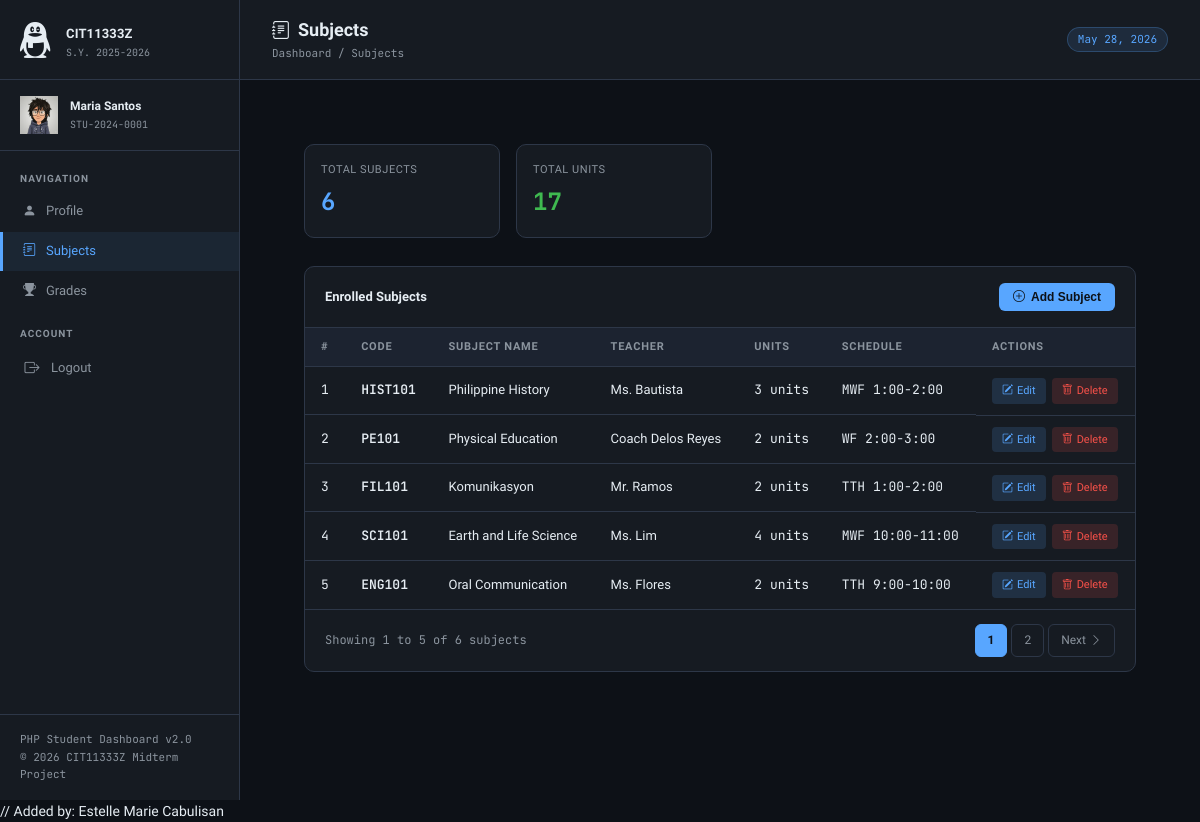
The app's page /admin/subjects.php (signed in) with its own data.
### tables this page shows
CREATE TABLE IF NOT EXISTS subjects (
    id       INT AUTO_INCREMENT PRIMARY KEY,
    user_id  INT NOT NULL,
    code     VARCHAR(20)  NOT NULL,
    name     VARCHAR(100) NOT NULL,
    teacher  VARCHAR(100),
    units    INT,
    schedule VARCHAR(50),
    FOREIGN KEY (user_id) REFERENCES users(id) ON DELETE CASCADE
);

### classes/BaseModel.php (called while the page is built, shortened)
<?php
class BaseModel {
    public function __construct($conn) {
        $this->conn = $conn;
        $this->db   = new QueryBuilder($conn);
    }
}

### classes/Subject.php (called while the page is built, shortened)
<?php
class Subject extends BaseModel {
    protected $table = 'subjects';
    public function getPaginated($userId, $limit = 10, $page = 1) {
        $offset = ($page - 1) * $limit;
        $records = $this->db
                        ->table($this->table)
                        ->select()
                        ->where('user_id', $userId)
                        ->orderBy('id', 'DESC')
                        ->get();
        return array_slice($records, $offset, $limit);
    }
    public function countByUser($userId) {
        $stmt = $this->conn->prepare("SELECT COUNT(*) as total FROM {$this->table} WHERE user_id = :user_id");
        $stmt->execute(['user_id' => $userId]);
        $result = $stmt->fetch(PDO::FETCH_ASSOC);
        return (int) $result['total'];
    }
    public function countTotalUnits($userId) {
        $stmt = $this->conn->prepare("SELECT COALESCE(SUM(units), 0) as total FROM {$this->table} WHERE user_id = :user_id");
        $stmt->execute(['user_id' => $userId]);
        $result = $stmt->fetch(PDO::FETCH_ASSOC);
        return (int) $result['total'];
    }
}

### classes/QueryBuilder.php (called while the page is built, shortened)
<?php
class QueryBuilder {
    private $conn;
    private $table;
    private $sql    = "";
    private $params = [];
    public function __construct($conn) {
        $this->conn = $conn;
    }
    public function table($table) {
        $this->table  = $table;
        $this->sql    = "";
        $this->params = [];
        return $this;
    }
    public function select($columns = "*") {
        $this->sql = "SELECT $columns FROM {$this->table}";
        return $this;
    }
    public function where($column, $value) {
        if (strpos($this->sql, 'WHERE') === false) {
            $this->sql .= " WHERE $column = :$column";
        } else {
            $this->sql .= " AND $column = :$column";
        }
        $this->params[":$column"] = $value;
        return $this;
    }
    public function orderBy($column, $direction = 'ASC') {
        $this->sql .= " ORDER BY $column $direction";
        return $this;
    }
    public function get() {
        $stmt = $this->conn->prepare($this->sql);
        $stmt->execute($this->params);
        return $stmt->fetchAll(PDO::FETCH_ASSOC);
    }
}

### admin/subjects.php (the view, shortened to what this page needs)
<?php
require '../config.php';
$userId = $_SESSION['user']['id'];
$subjectModel = new Subject($conn);
$perPage = 5;
$page = isset($_GET['page']) ? (int) $_GET['page'] : 1;
$totalSubjects = $subjectModel->countByUser($userId);
$totalUnits = $subjectModel->countTotalUnits($userId);
$subjects = $subjectModel->getPaginated($userId, $perPage, $page);
$totalPages = ceil($totalSubjects / $perPage);
$page_icon   = '<i class="bi bi-journal-text"></i>';
include 'header.php';
?>
<main class="content">
    <div class="stats-row">
        <div class="stat-card">
            <div class="stat-label">Total Subjects</div>
            <div class="stat-value blue"><?= $totalSubjects ?></div>
        </div>
        <div class="stat-card">
            <div class="stat-label">Total Units</div>
            <div class="stat-value green"><?= $totalUnits ?></div>
        </div>
    </div>
    <div class="table-card">
        <div class="table-card-header">
            <div class="table-card-title">Enrolled Subjects</div>
            <button class="btn-add" onclick="openAddModal()">
                <i class="bi bi-plus-circle"></i> Add Subject
            </button>
        </div>
        <table class="data-table">
            <thead>
                <tr>
                    <th>#</th>
                    <th>Code</th>
                    <th>Subject Name</th>
                    <th>Teacher</th>
                    <th>Units</th>
                    <th>Schedule</th>
                    <th>Actions</th>
                </tr>
            </thead>
            <tbody>
                <?php
                $counter = ($page - 1) * $perPage + 1;
                foreach ($subjects as $subject):
                ?>
                <tr>
                    <td class="id-cell"><?= $counter++ ?></td>
                    <td class="code-cell"><?= htmlspecialchars($subject['code']) ?></td>
                    <td><?= htmlspecialchars($subject['name']) ?></td>
                    <td><?= htmlspecialchars($subject['teacher']) ?></td>
                    <td class="id-cell"><?= $subject['units'] ?> units</td>
                    <td class="schedule-tag"><?= htmlspecialchars($subject['schedule']) ?></td>
                    <td class="actions-cell">
                        <a href="?edit=<?= $subject['id'] ?>" class="btn-action btn-edit-action" onclick="openEditModal(<?= htmlspecialchars(json_encode($subject)) ?>); return false;">
                            <i class="bi bi-pencil-square"></i> Edit
                        </a>
                        <a href="#" class="btn-action btn-delete-action" onclick="openDeleteModal(<?= $subject['id'] ?>, '<?= htmlspecialchars($subject['code'] . ': ' . $subject['name']) ?>'); return false;">
                            <i class="bi bi-trash"></i> Delete
                        </a>
                    </td>
                </tr>
                <?php endforeach; ?>
            </tbody>
        </table>
        <?php if ($totalPages > 1): ?>
        <div class="pagination">
            <div class="pagination-info">
                Showing <?= max(1, ($page - 1) * $perPage + 1) ?> to <?= min($page * $perPage, $totalSubjects) ?> of <?= $totalSubjects ?> subjects
            </div>
            <div class="pagination-controls">
                <?php for ($i = 1; $i <= $totalPages; $i++): ?>
                    <a href="?page=<?= $i ?>" class="pagination-btn <?= $i === $page ? 'active' : '' ?>">
                        <?= $i ?>
                    </a>
                <?php endfor; ?>
                <?php if ($page < $totalPages): ?>
                    <a href="?page=<?= $page + 1 ?>" class="pagination-btn">
                        Next <i class="bi bi-chevron-right"></i>
                    </a>
                <?php endif; ?>
            </div>
        </div>
        <?php endif; ?>
    </div>
</main>
<?php include 'footer.php'; ?>

### src/style/global.css (style rules this page uses)
*, *::before, *::after { box-sizing: border-box; margin: 0; padding: 0; }
:root { --bg: #0d1117; --surface: #161b22; --surface2: #1c2330; --border: #2d3748; --accent: #58a6ff; --accent2: #3fb950; --accent3: #d29922; --accent4: #f85149; --text: #e6edf3; --text-muted:#8b949e; --sidebar-w: 240px; --font: 'Sora', sans-serif; --mono: 'JetBrains Mono', monospace; }

### src/style/admin-styles.css (style rules this page uses)
html, body { height: 100%; font-family: var(--font); background: var(--bg); color: var(--text); font-size: 14px; line-height: 1.6; }
.content { padding: 32px; flex: 1; }
.stats-row { display: grid; grid-template-columns: repeat(auto-fill, minmax(160px, 1fr)); gap: 16px; margin-bottom: 28px; }
.stat-card { background: var(--surface); border: 1px solid var(--border); border-radius: 10px; padding: 16px; display: flex; flex-direction: column; gap: 4px; }
.stat-label { font-size: 11px; color: var(--text-muted); text-transform: uppercase; letter-spacing: 0.05em; }
.stat-value { font-size: 24px; font-weight: 700; font-family: var(--mono); color: var(--text); }
.stat-value.green { color: var(--accent2); }
.stat-value.blue { color: var(--accent); }
.table-card { background: var(--surface); border: 1px solid var(--border); border-radius: 10px; overflow: hidden; }
.table-card-header { padding: 16px 20px; border-bottom: 1px solid var(--border); display: flex; align-items: center; justify-content: space-between; }
.table-card-title { font-size: 13px; font-weight: 600; color: var(--text); }
.data-table { width: 100%; border-collapse: collapse; }
.data-table thead { background: var(--surface2); }
.data-table th { padding: 10px 16px; text-align: left; font-size: 11px; font-weight: 600; text-transform: uppercase; letter-spacing: 0.07em; color: var(--text-muted); white-space: nowrap; }
.data-table td { padding: 11px 16px; font-size: 13px; color: var(--text); border-top: 1px solid var(--border); vertical-align: middle; }
.schedule-tag { font-family: var(--mono); font-size: 11px; color: var(--text-muted); }
.id-cell { font-family: var(--mono); font-size: 11px; color: var(--text-muted); }
.code-cell { font-family: var(--mono); font-size: 12px; color: var(--accent); font-weight: 600; }

### admin/subjects.php (style rules this page uses)
.btn-add { background: var(--accent); color: #0d1117; border: none; padding: 7px 14px; border-radius: 6px; font-size: 12px; font-weight: 600; cursor: pointer; display: inline-flex; align-items: center; gap: 6px; transition: opacity 0.15s; }
.actions-cell { display: flex; gap: 6px; }
.btn-action { padding: 4px 10px; border-radius: 4px; font-size: 11px; font-weight: 500; text-decoration: none; display: inline-flex; align-items: center; gap: 4px; transition: all 0.15s; border: none; cursor: pointer; }
.btn-edit-action { background: rgba(88, 166, 255, 0.15); color: var(--accent); }
.btn-delete-action { background: rgba(248, 81, 73, 0.15); color: var(--accent4); }
.pagination { padding: 14px 20px; border-top: 1px solid var(--border); display: flex; align-items: center; justify-content: space-between; flex-wrap: wrap; gap: 12px; }
.pagination-info { font-size: 12px; color: var(--text-muted); font-family: var(--mono); }
.pagination-controls { display: flex; gap: 4px; }
.pagination-btn { padding: 6px 12px; border: 1px solid var(--border); border-radius: 6px; font-size: 12px; color: var(--text-muted); text-decoration: none; display: inline-flex; align-items: center; gap: 4px; transition: all 0.15s; background: transparent; }
.pagination-btn.active { background: var(--accent); color: #0d1117; border-color: var(--accent); font-weight: 600; }

### records on screen
subjects: code "HIST101", name "Philippine History", teacher "Ms. Bautista", units "3", schedule "MWF 1:00-2:00"
subjects: code "PE101", name "Physical Education", teacher "Coach Delos Reyes", units "2", schedule "WF 2:00-3:00"
subjects: code "FIL101", name "Komunikasyon", teacher "Mr. Ramos", units "2", schedule "TTH 1:00-2:00"
subjects: code "SCI101", name "Earth and Life Science", teacher "Ms. Lim", units "4", schedule "MWF 10:00-11:00"
subjects: code "ENG101", name "Oral Communication", teacher "Ms. Flores", units "2", schedule "TTH 9:00-10:00"

### other values on screen
$_SESSION['user']['name'] "Maria Santos"
$_SESSION['user']['student_no'] "STU-2024-0001"
$page_title "Subjects"
$totalSubjects "6"
$totalUnits "17"
max(1, ($page - 1) * $perPage + 1) "1"
min($page * $perPage, $totalSubjects) "5"
